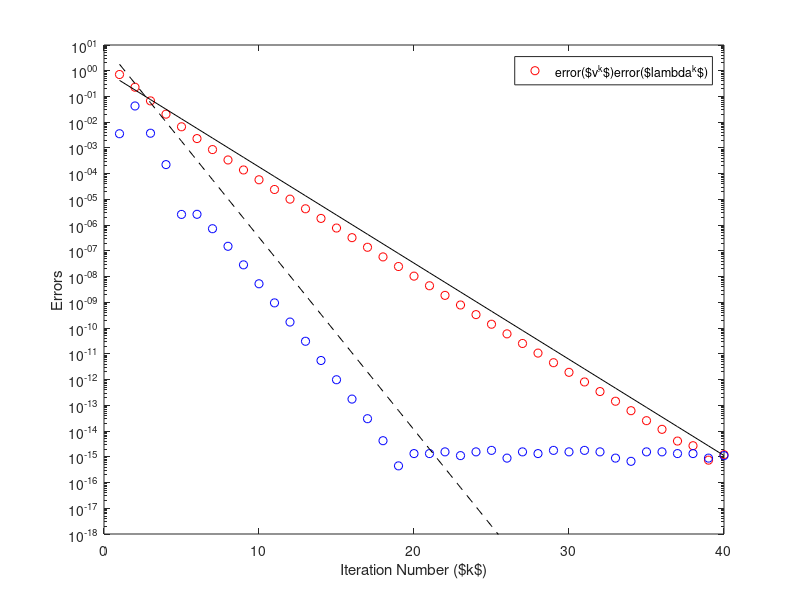

This chart was generated by the following MATLAB code:
clear all
close all

%%
n = 10;

temp = randn(n,n);
A = temp+temp';

x_0 = randn(n,1);

theta = 1;

%%
[V,Lambda] = eig(A);
[inverse_max,max_i] = max( 1./(abs(diag(Lambda)-theta)) );
eval_max = Lambda(max_i,max_i);
evec_max = V(:,max_i);

eval_sort = sort( 1./(abs(diag(Lambda)-theta)) );
inverse_2ndmax = eval_sort(end-1);

%%
max_iter = 40;
evec_error_save = nan(1,n);
eval_error_save = nan(1,n);

x_iter = x_0;
[L,U] = lu(A-theta*eye(n));
for i = 1:max_iter
%     x_iter = (A-theta*eye(n))\x_iter; 
    x_iter = U\(L\x_iter); 
    x_iter = x_iter/norm(x_iter);
    evec_error_save(i) = min(norm(evec_max-x_iter),norm(-evec_max-x_iter));

    rlqt = x_iter'*A*x_iter;
    eval_error_save(i) = abs(abs(eval_max)-abs(rlqt));
end

%%
figure(3)
iter_ary = 1:max_iter;
semilogy(iter_ary,evec_error_save,'ro'); hold on
semilogy(iter_ary,eval_error_save,'bo');
semilogy(iter_ary,(inverse_2ndmax/inverse_max).^iter_ary,'k')
semilogy(iter_ary,(inverse_2ndmax/inverse_max).^(2*iter_ary)*10,'k--')
legend(["error($v^k$)","error($\lambda^k$)"])

ylimm = ylim; ylim([1e-18 ylimm(2)])
xlabel("Iteration Number ($k$)")
ylabel("Errors")
% pplot(16,0.8)

hold off

